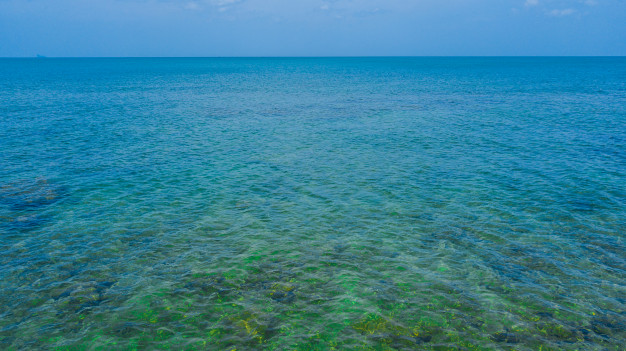
#> input picture agua.jpg, 626 x 351 px
$ python transformacion_4_3.py
#> lines starting #> are read from the running program, lines starting #| are printed output that depends on the picture; after the words box and inside, x2 and y2 are one past the last pixel; in counts of white or black regions, pixels touching at a corner belong together
import cv2
import numpy as np
x = cv2.__version__
font = cv2.FONT_HERSHEY_SIMPLEX


def pixelVal(pix, r1, s1, r2, s2):  #transformación del contraste
    if (0 <= pix and pix <= r1):
        return (s1 / r1)*pix
    elif (r1 < pix and pix <= r2):
        return ((s2 - s1)/(r2 - r1)) * (pix - r1) + s1 #aumenta la intensidad de una imagen
    else:
        return ((255 - s2)/(255 - r2)) * (pix - r2) + s2 #aumenta la intensidad de una imagen

img = cv2.imread('agua.jpg')
#> img is the input picture: shape (351, 626, 3); mean B, G, R 151.7, 128.8, 53.3
cv2.putText(img,"disminuye la intensidad de los píxeles oscuros y aumenta la intensidad de los píxeles claros",(100,100), font, 1, (200,0,0), 3, cv2.LINE_AA)
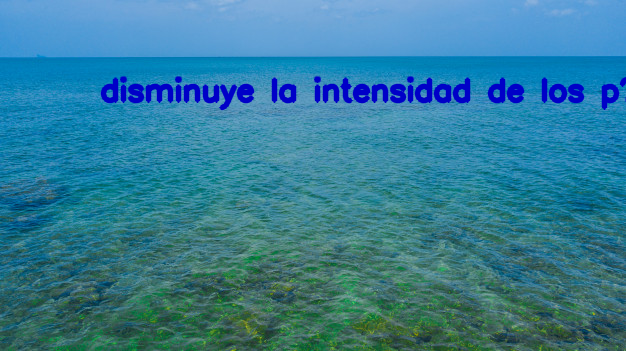
#> img: shape (351, 626, 3); 3.51% of pixels changed, all inside (x1, y1, x2, y2) = (100, 76, 626, 111)

#Los valores no pueden valer 0
r1 = 70
s1 = 0
r2 = 140
s2 = 255

pixelVal_vec = np.vectorize(pixelVal)


tranformacion = pixelVal_vec(img, r1, s1, r2, s2)
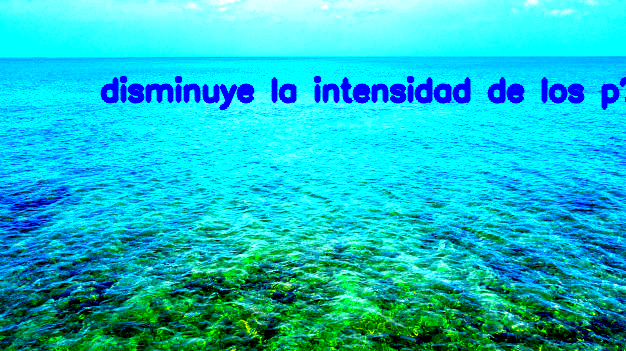
#> tranformacion: shape (351, 626, 3) float64; mean B, G, R 202.5, 191, 20

cv2.imwrite('agua2.jpg', tranformacion)
cv2.imshow("contraste",tranformacion)
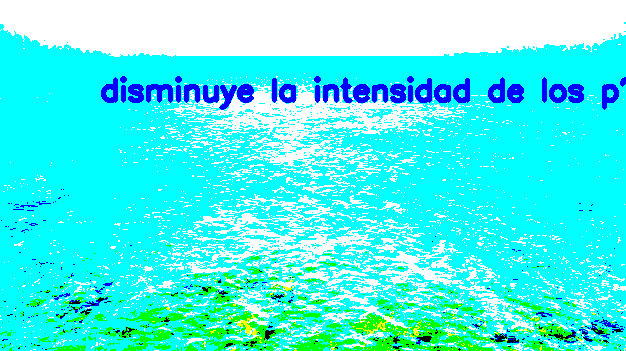
#> window 'contraste': shape (351, 626, 3); mean B, G, R 241.7, 246.1, 73.8
cv2.waitKey(0)
cv2.destroyAllWindows()

$ run again, with arbol.jpg copied over agua.jpg
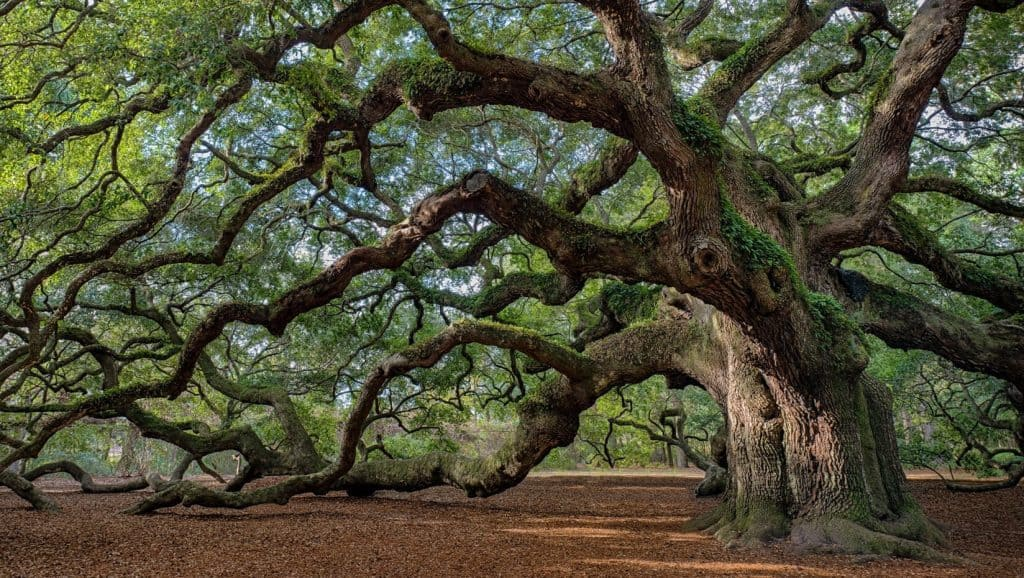
#> input picture arbol.jpg, 1024 x 578 px
#> img is the input picture: shape (578, 1024, 3); mean B, G, R 55.5, 78.8, 78.3
#> img: shape (578, 1024, 3); 2.26% of pixels changed, all inside (x1, y1, x2, y2) = (100, 76, 1024, 111)
#> `tranformacion = pixelVal_vec(img, r1, s1, r2, s2)`:
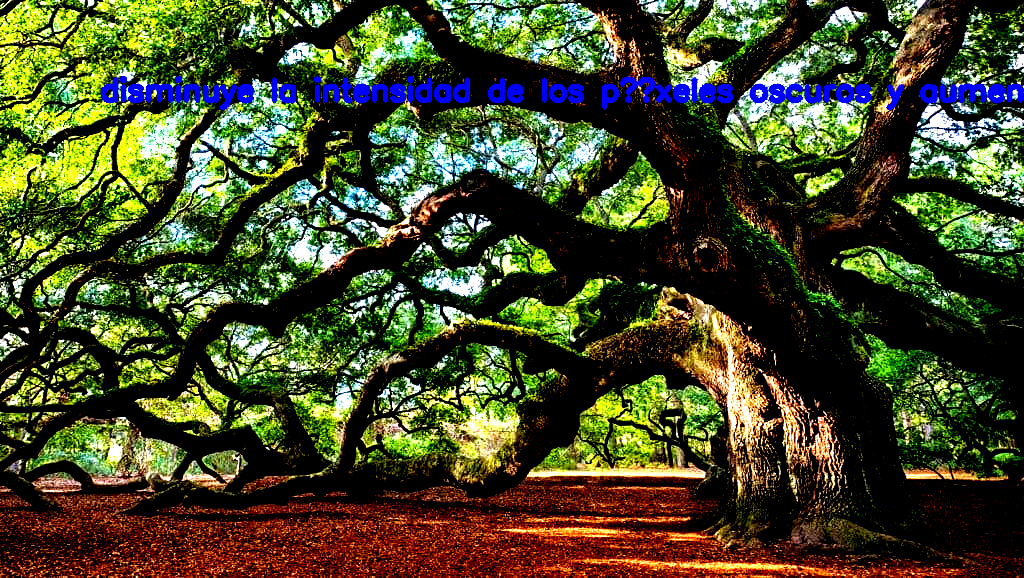
#> tranformacion: shape (578, 1024, 3) float64; mean B, G, R 36.8, 72.9, 69.1
#> `cv2.imshow("contraste",tranformacion)`:
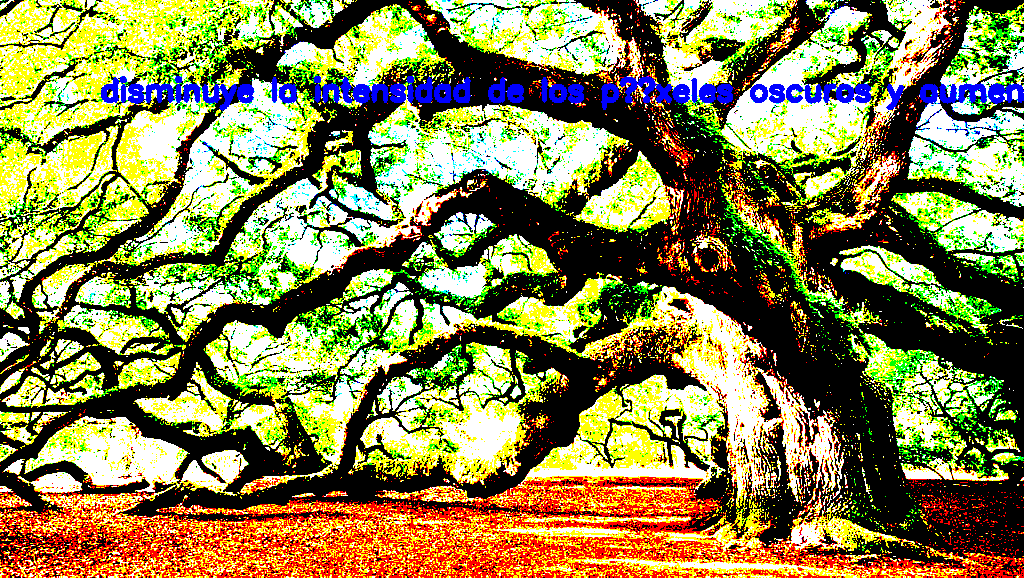
#> window 'contraste': shape (578, 1024, 3); mean B, G, R 78.5, 133.8, 138.1
